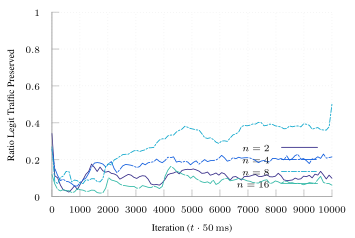

Reproduce this figure in gnuplot.
set terminal tikz standalone color size 9cm,6cm font '\scriptsize' preamble '\usepackage{microtype} \usepackage{times} \usepackage[T1]{fontenc} \usepackage{siunitx}\sisetup{detect-all}'
set output "spf-tcp-single.tex"

load "parula.pal"

set style line 102 lc rgb '#a0a0a0' lt 1 lw 1
set border ls 102
set colorbox border 102
set key textcolor rgb "black"
set tics textcolor rgb "black"
set label textcolor rgb "black"

set border 3
set grid x y
set xtics nomirror
set ytics nomirror

#set key autotitle columnhead
set datafile separator ","

set xlabel "Iteration ($t \\cdot{} \\SI{50}{\\milli\\second}$)"
set ylabel "Ratio Legit Traffic Preserved"

set yrange [0.0:1.0]
set key inside bottom right

plot '../results/spf-tcp-single-2' u 1:3 w lines smooth sbezier title "$n=2$" dt 1, \
     '../results/spf-tcp-single-4' u 1:3 w lines smooth sbezier title "$n=4$" dt (18,2,2,2), \
     '../results/spf-tcp-single-8' u 1:3 w lines smooth sbezier title "$n=8$" ls 4  dt (6,2,2,2), \
     '../results/spf-tcp-single-16' u 1:3 w lines smooth sbezier title "$n=16$" ls 5 dt (18,2)
